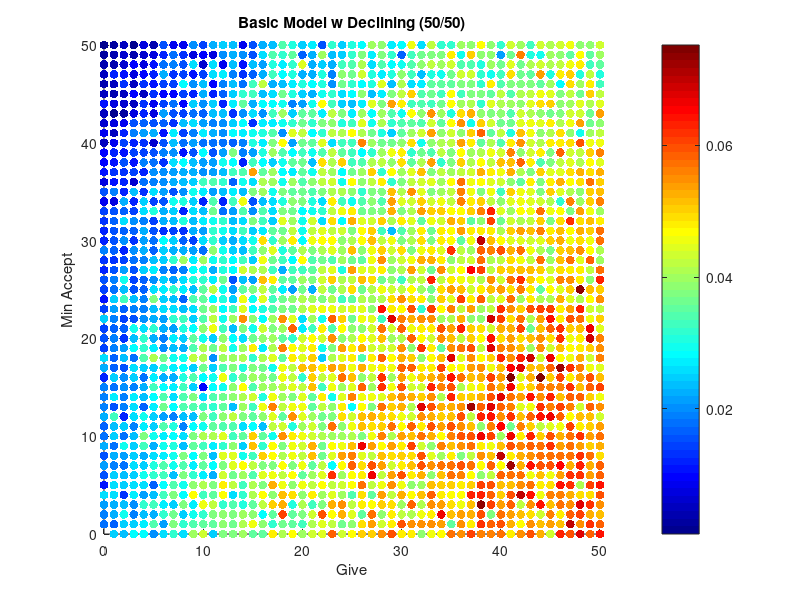

Here is the MATLAB script that generated this plot:
load FinalBasic.txt;
GiveB  = FinalBasic(:,1);
AcceptB = FinalBasic(:,2);
WealthB = FinalBasic(:,3);

% Set colour map
colormap(jet);
% Make 3D plot with filled circles coloured in the scheme of the 
% measurements
scatter3(GiveB, AcceptB, WealthB, 40, WealthB, 'filled');
title('Basic Model w Declining (50/50)');
xlabel('Give');
ylabel('Min Accept')
% Set the azimuth and latitude to look directly above
view(0,90);
colorbar; % Throw in the colour bar.